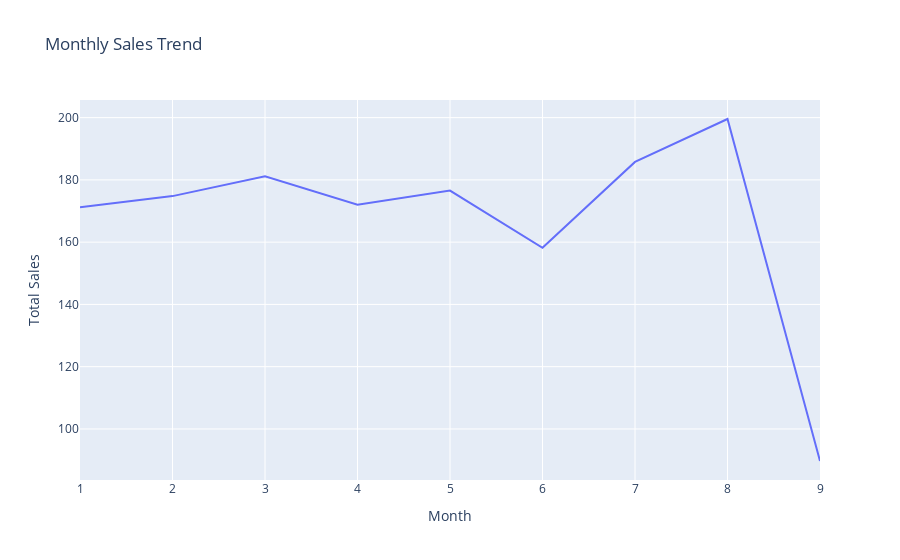

Write notebook code for a chart like this one.
### Code cell
try:
    # 2. Sales Trends Over Time
    monthly_sales = df.groupby('transaction_month')['total_sales'].sum().reset_index()
    fig3 = px.line(monthly_sales, x='transaction_month', y='total_sales', title='Monthly Sales Trend', labels={'total_sales': 'Total Sales', 'transaction_month': 'Month'})
    fig3.show()
except Exception as e:
    print(f"Error encountered: {e}")

### Figure 1 — Plotly figure (JSON) as saved in the notebook; plotly's stock layout.template omitted (floating-point values rounded to 4 significant figures)
{"data": [{"hovertemplate": "Month=%{x}<br>Total Sales=%{y}<extra></extra>", "legendgroup": "", "line": {"color": "#636efa", "dash": "solid"}, "marker": {"symbol": "circle"}, "mode": "lines", "name": "", "orientation": "v", "showlegend": false, "type": "scatter", "x": [1, 2, 3, 4, 5, 6, 7, 8, 9], "xaxis": "x", "y": [171.2, 174.8, 181.2, 172.0, 176.6, 158.2, 185.8, 199.6, 89.7], "yaxis": "y"}], "layout": {"autosize": true, "legend": {"tracegroupgap": 0}, "title": {"text": "Monthly Sales Trend"}, "xaxis": {"anchor": "y", "autorange": true, "domain": [0, 1], "range": [1, 9], "title": {"text": "Month"}, "type": "linear"}, "yaxis": {"anchor": "x", "autorange": true, "domain": [0, 1], "range": [83.6, 205.7], "title": {"text": "Total Sales"}, "type": "linear"}}}
